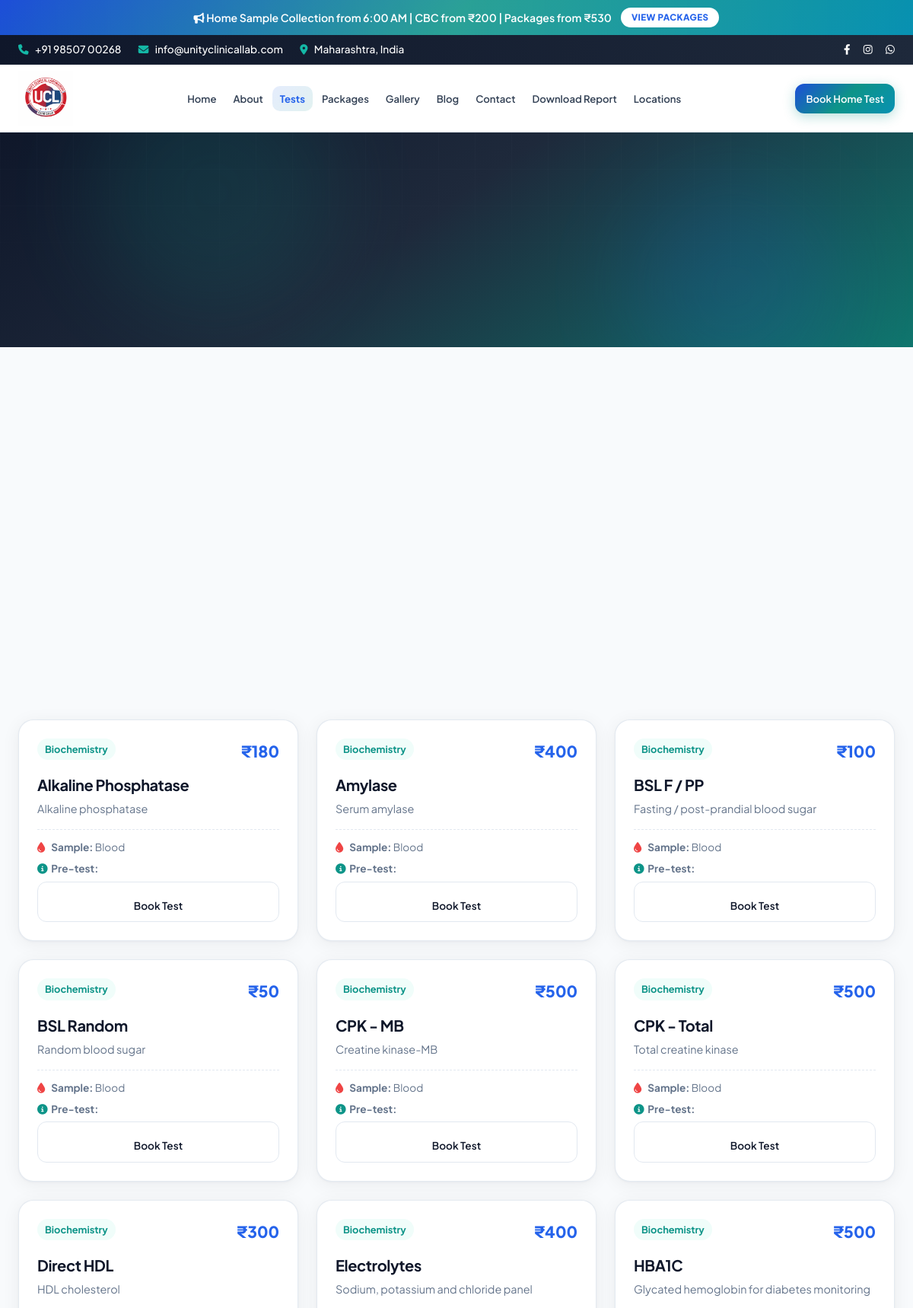
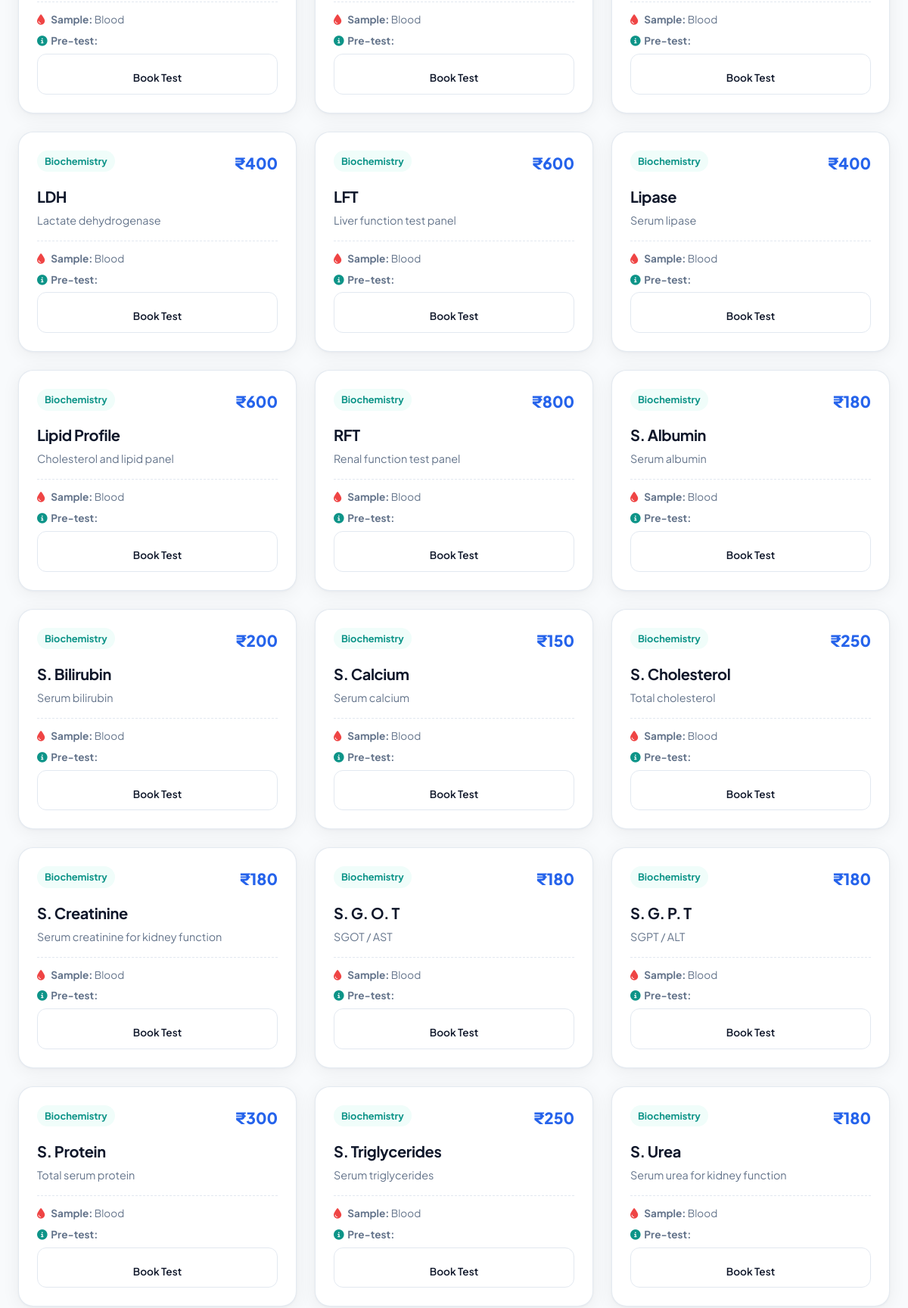
/services.php (upper part), run on the app's committed database (2 pictures, top to bottom).
### tables this page shows
CREATE TABLE cms_settings (
        key TEXT PRIMARY KEY,
        value TEXT NOT NULL
    );

CREATE TABLE cms_menu (
        id INTEGER PRIMARY KEY AUTOINCREMENT,
        title TEXT NOT NULL,
        url TEXT NOT NULL,
        sequence INTEGER NOT NULL,
        is_active INTEGER DEFAULT 1,
        is_cta INTEGER DEFAULT 0
    );

CREATE TABLE cms_services (
        id INTEGER PRIMARY KEY AUTOINCREMENT,
        title TEXT NOT NULL,
        category TEXT NOT NULL,
        price REAL NOT NULL,
        description TEXT,
        sample_type TEXT,
        prep_instructions TEXT,
        sequence INTEGER DEFAULT 0
    );

### includes/services_catalog.php (the view, shortened to what the rows shown need)
<?php
function cmsServiceBookSlug(string $title): string
{
    return strtolower(str_replace([' ', "'", '"'], '', $title));
}
function cmsServicesCatalog(PDO $db, array $opts = []): array
{
    $page = max(1, (int) ($opts['page'] ?? 1));
    $perPage = max(12, min(48, (int) ($opts['per_page'] ?? 24)));
    $search = trim((string) ($opts['q'] ?? ''));
    $category = trim((string) ($opts['category'] ?? ''));
    $where = [];
    $params = [];
    $whereSql = $where !== [] ? ' WHERE ' . implode(' AND ', $where) : '';
    $countStmt = $db->prepare("SELECT COUNT(*) FROM cms_services{$whereSql}");
    $countStmt->execute($params);
    $total = (int) $countStmt->fetchColumn();
    $pages = max(1, (int) ceil($total / $perPage));
    $offset = ($page - 1) * $perPage;
    $sql = "SELECT id, title, category, price, description, sample_type, prep_instructions, sequence
            FROM cms_services{$whereSql}
            ORDER BY sequence ASC, id ASC
            LIMIT :limit OFFSET :offset";
    $stmt = $db->prepare($sql);
    $stmt->bindValue(':limit', $perPage, PDO::PARAM_INT);
    $stmt->bindValue(':offset', $offset, PDO::PARAM_INT);
    $stmt->execute();
    return [
        'items' => $stmt->fetchAll(PDO::FETCH_ASSOC),
        'total' => $total,
        'page' => $page,
        'per_page' => $perPage,
        'pages' => $pages,
    ];
}
function cmsRenderServiceCard(array $service): void
{
    $searchTerms = strtolower(
        ($service['title'] ?? '') . ' ' . ($service['category'] ?? '') . ' ' . ($service['description'] ?? '')
    );
    $bookSlug = cmsServiceBookSlug((string) ($service['title'] ?? ''));
    ?>
    <div class="card test-card" data-title="<?php echo htmlspecialchars($searchTerms, ENT_QUOTES, 'UTF-8'); ?>">
        <div class="test-card-top">
            <span class="test-category"><?php echo htmlspecialchars((string) $service['category']); ?></span>
            <strong class="test-price">₹<?php echo number_format((float) $service['price']); ?></strong>
        </div>
        <h3 class="test-card-title"><?php echo htmlspecialchars((string) $service['title']); ?></h3>
        <?php if (!empty($service['description'])): ?>
            <p class="test-card-desc"><?php echo htmlspecialchars((string) $service['description']); ?></p>
        <?php endif; ?>
        <div class="test-card-meta">
            <div><i class="fa-solid fa-droplet" aria-hidden="true"></i> <strong>Sample:</strong> <?php echo htmlspecialchars((string) ($service['sample_type'] ?? 'Blood')); ?></div>
            <div><i class="fa-solid fa-circle-info" aria-hidden="true"></i> <strong>Pre-test:</strong> <?php echo htmlspecialchars((string) ($service['prep_instructions'] ?? 'No fasting required')); ?></div>
        </div>
        <a href="collection.php?test=<?php echo urlencode($bookSlug); ?>" class="btn btn-secondary w-full test-card-book">Book Test</a>
    </div>
    <?php
}

### includes/header.php (shortened to what the rows shown need)
<?php
function is_item_active($item_url, $active_nav) {
    $current_page = basename($_SERVER['PHP_SELF']);
    if ($current_page === $item_url) {
        return 'active';
    }
    return '';
}
try {
    $menu_items = $db->query('SELECT * FROM cms_menu WHERE is_active = 1 ORDER BY sequence ASC')->fetchAll();
} catch (PDOException $e) {
    $menu_items = [];
}
$social_links = cmsSocialLinks($cms);
$header_logo_width = max(40, min(400, (int) cmsSetting($cms, 'header_logo_width', '240')));
$header_logo_height = max(30, min(200, (int) cmsSetting($cms, 'header_logo_height', '72')));
$header_logo_display_h = min($header_logo_height, 80);
$header_logo_display_w = min($header_logo_width, 280);
$header_logo_style = sprintf(
    '--header-logo-width:%dpx;--header-logo-height:%dpx;--header-logo-display-width:%dpx;--header-logo-display-height:%dpx;--header-logo-width-scrolled:%dpx;--header-logo-height-scrolled:%dpx;--header-logo-aspect:%s;',
    $header_logo_width,
    $header_logo_height,
    $header_logo_display_w,
    $header_logo_display_h,
    (int) round($header_logo_display_w * 0.85),
    (int) round($header_logo_display_h * 0.85),
    $header_logo_display_h > 0 ? round($header_logo_display_w / $header_logo_display_h, 4) : '2'
);
$nav_links = [];
$nav_cta = null;
foreach ($menu_items as $item) {
    if ((int) ($item['is_cta'] ?? 0) === 1) {
        $nav_cta = $item;
    } else {
        $nav_links[] = $item;
    }
}
$_body_class = trim($body_class ?? '');
if (basename($_SERVER['PHP_SELF']) !== 'index.php' && stripos($_body_class, 'page-home') === false) {
    $_body_class = trim($_body_class . ' page-inner');
}
?>
<!DOCTYPE html>
<html lang="en">
<head>
    <link rel="stylesheet" href="css/style.css">
    <link rel="stylesheet" href="css/premium.css?v=<?php echo @filemtime(__DIR__ . '/../css/premium.css') ?: '1'; ?>">
    <link rel="stylesheet" href="https://cdnjs.cloudflare.com/ajax/libs/font-awesome/6.4.0/css/all.min.css">
</head>
<body class="<?php echo htmlspecialchars($_body_class); ?>">
    <?php if (($cms['header_show_top_bar'] ?? '1') === '1'): ?>
    <div class="top-bar">
        <div class="container">
            <?php if (($cms['header_show_social'] ?? '1') === '1'): ?>
            <div class="top-bar-social">
                <?php foreach ($social_links as $social): ?>
                    <a href="<?php echo htmlspecialchars($social['url']); ?>" target="_blank" rel="noopener noreferrer" aria-label="<?php echo htmlspecialchars($social['label']); ?>"><i class="<?php echo htmlspecialchars($social['icon']); ?>"></i></a>
                <?php endforeach; ?>
            </div>
            <?php endif; ?>
        </div>
    </div>
    <?php endif; ?>
    <header class="site-header" style="<?php echo htmlspecialchars($header_logo_style); ?>">
        <div class="container">
            <nav class="nav-bar" aria-label="Main navigation">
                <ul class="nav-menu" id="navMenu" role="menubar">
                    <?php foreach ($nav_links as $item): ?>
                        <li class="nav-item <?php echo is_item_active($item['url'], $active_nav ?? ''); ?>" role="none">
                            <a href="<?php echo htmlspecialchars($item['url']); ?>" role="menuitem"><?php echo htmlspecialchars($item['title']); ?></a>
                        </li>
                    <?php endforeach; ?>
                </ul>
                <div class="nav-bar-actions">
                    <?php if ($nav_cta): ?>
                    <a href="<?php echo htmlspecialchars($nav_cta['url']); ?>" class="btn btn-primary nav-header-cta"><?php echo htmlspecialchars($nav_cta['title']); ?></a>
                    <?php endif; ?>
                </div>
            </nav>
        </div>
    </header>
    <main id="main-content">

### services.php (shortened to what the rows shown need)
<?php
include 'includes/db.php';
require_once __DIR__ . '/includes/services_catalog.php';
$active_nav = 'services';
$filterQ = trim((string) ($_GET['q'] ?? ''));
$filterCategory = trim((string) ($_GET['category'] ?? ''));
$filterPage = max(1, (int) ($_GET['page'] ?? 1));
$catalog = cmsServicesCatalog($db, [
    'q' => $filterQ,
    'category' => $filterCategory,
    'page' => $filterPage,
    'per_page' => 24,
]);
$services = $catalog['items'];
include 'includes/header.php';
?>
<section class="section-padding services-catalog-section">
    <div class="container">
        <div class="grid-3 services-tests-grid" id="testsGrid">
            <?php if ($services === []): ?>
                <div class="services-empty-state" id="emptyState">
                    <i class="fa-regular fa-face-frown" aria-hidden="true"></i>
                    <h3>No Diagnostic Tests Found</h3>
                    <p>Try another search term or category, or contact us on <?php echo htmlspecialchars(cmsSetting($cms, 'support_phone')); ?>.</p>
                </div>
            <?php else: ?>
                <?php foreach ($services as $service) {
                    cmsRenderServiceCard($service);
                } ?>
            <?php endif; ?>
        </div>
    </div>
</section>
<?php
include 'includes/footer.php'; ?>

### data on the page
cms_menu: title "Home"
cms_menu: title "About"
cms_menu: title "Tests"
cms_menu: title "Packages"
cms_menu: title "Gallery"
cms_menu: title "Blog"
cms_menu: title "Contact"
cms_menu: title "Download Report"
cms_menu: title "Locations"
cms_menu: title "Book Home Test"
cms_services: category "Biochemistry", price "180", title "Alkaline Phosphatase", description "Alkaline phosphatase", sample_type "Blood"
cms_services: category "Biochemistry", price "400", title "Amylase", description "Serum amylase", sample_type "Blood"
cms_services: category "Biochemistry", price "100", title "BSL F / PP", description "Fasting / post-prandial blood sugar", sample_type "Blood"
cms_services: category "Biochemistry", price "50", title "BSL Random", description "Random blood sugar", sample_type "Blood"
cms_services: category "Biochemistry", price "500", title "CPK - MB", description "Creatine kinase-MB", sample_type "Blood"
cms_services: category "Biochemistry", price "500", title "CPK - Total", description "Total creatine kinase", sample_type "Blood"
cms_services: category "Biochemistry", price "300", title "Direct HDL", description "HDL cholesterol", sample_type "Blood"
cms_services: category "Biochemistry", price "400", title "Electrolytes", description "Sodium, potassium and chloride panel", sample_type "Blood"
cms_services: category "Biochemistry", price "500", title "HBA1C", description "Glycated hemoglobin for diabetes monitoring", sample_type "Blood"
cms_services: category "Biochemistry", price "400", title "LDH", description "Lactate dehydrogenase", sample_type "Blood"
cms_services: category "Biochemistry", price "600", title "LFT", description "Liver function test panel", sample_type "Blood"
cms_services: category "Biochemistry", price "400", title "Lipase", description "Serum lipase", sample_type "Blood"
cms_services: category "Biochemistry", price "600", title "Lipid Profile", description "Cholesterol and lipid panel", sample_type "Blood"
cms_services: category "Biochemistry", price "800", title "RFT", description "Renal function test panel", sample_type "Blood"
cms_services: category "Biochemistry", price "180", title "S. Albumin", description "Serum albumin", sample_type "Blood"
cms_services: category "Biochemistry", price "200", title "S. Bilirubin", description "Serum bilirubin", sample_type "Blood"
cms_services: category "Biochemistry", price "150", title "S. Calcium", description "Serum calcium", sample_type "Blood"
cms_services: category "Biochemistry", price "250", title "S. Cholesterol", description "Total cholesterol", sample_type "Blood"
cms_services: category "Biochemistry", price "180", title "S. Creatinine", description "Serum creatinine for kidney function", sample_type "Blood"
cms_services: category "Biochemistry", price "180", title "S. G. O. T", description "SGOT / AST", sample_type "Blood"
cms_services: category "Biochemistry", price "180", title "S. G. P. T", description "SGPT / ALT", sample_type "Blood"
cms_services: category "Biochemistry", price "300", title "S. Protein", description "Total serum protein", sample_type "Blood"
cms_services: category "Biochemistry", price "250", title "S. Triglycerides", description "Serum triglycerides", sample_type "Blood"
cms_services: category "Biochemistry", price "180", title "S. Urea", description "Serum urea for kidney function", sample_type "Blood"

### other printed values
$cms['top_offer_text'] "Home Sample Collection from 6:00 AM | CBC from ₹200 | Packages from ₹530"
$offer_link_text "VIEW PACKAGES"
$support_phone "+91 98507 00268"
$support_email "info@unityclinicallab.com"
$top_bar_location "Maharashtra, India"
